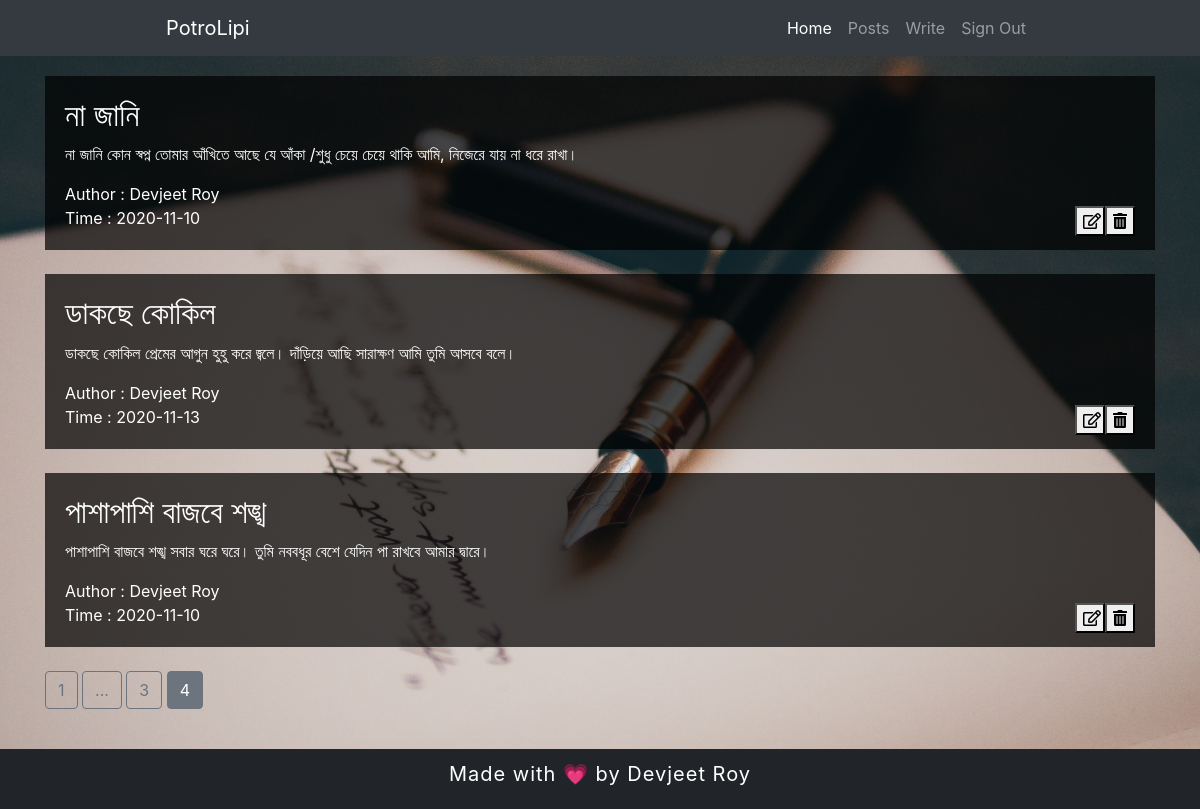
Page /posts?page=4 (signed in) on the committed database.
### main/models.py (models this page shows, shortened)
class Posts(db.Model):
    post_id = db.Column(db.Integer, primary_key=True)
    title = db.Column(db.String(100),nullable=False)
    content = db.Column(db.Text(),nullable=False)
    author = db.Column(db.String(20),nullable=False)
    time = db.Column(db.DateTime(),default=date.today(), onupdate=date.today())

### main/posts/routes.py (the view)
@posts.route("/posts")
@login_required
def readblog():
    if current_user.is_authenticated:
        page = request.args.get('page', 1, type=int)
        posts = Posts.query.order_by(Posts.post_id.desc()).paginate(page=page, per_page=5)
        return render_template("readblog.html",posts=posts)
    else:
        return "<h2>Not Authorized!</h2>"

### main/models.py (called while the page is built)
@login_manager.user_loader
def load_user(user_id):
    return User.query.get(int(user_id))

### main/templates/readblog.html (shortened to what this page needs)
{% extends "layout.html" %}
    {% block content %}
        <div class="container">
            {% if posts.items[0] %}
            {% for i in posts.items: %}
            <div class="post">
                <h2>{{ i.title }}</h2>
                <p>
                    {{ i.content }}
                </p>
                <span>Author : {{ i.author }}</span><br>
                <span>Time : {{ i.time.year }}-{{ i.time.month }}-{{ i.time.day }}</span>
                {% if i.author == current_user.username %}
                <div class="post-button">
                    <form action="{{url_for('posts.update_blog', post_id = i.post_id)}}" method="POST">
                        <button type="submit"><i class="far fa-edit"></i></button>
                    </form>
                    <form action="{{url_for('posts.delete_blog', post_id = i.post_id)}}" method="POST">
                        <button type="submit"><i class="fas fa-trash-alt"></i></button>
                    </form>
                </div>
                {% endif %}
            </div><br>
            {% endfor %}
            {% else %}
                <center>
                    <h2>No post to display! </h2>
                </center>
            {% endif %}
            {% for page_num in posts.iter_pages(left_edge=1,right_edge=1,left_current=1,right_current=2) %}
                {% if page_num %}
                    {% if posts.page == page_num %}
                        <a href="{{url_for('posts.readblog',page=page_num)}}" class="btn btn-secondary">{{ page_num }}</a>
                    {% else %}
                        <a href="{{url_for('posts.readblog',page=page_num)}}" class="btn btn-outline-secondary">{{ page_num }}</a>
                    {% endif %}
                {% else %}
                    <a href="#" class="btn btn-outline-secondary">...</a>
                {% endif %}
            {% endfor %}
        </div>
    {% endblock %}

### main/static/style.css (style rules this page uses)
body { background: url(./mainbg.jpg) no-repeat center fixed; background-size: cover; color: white; }
.container { margin-top: 20px; margin-bottom: 100px; }
.post { background-color: rgba(0, 0, 0, 0.7); padding-left: 20px; padding-right: 20px; padding-bottom: 20px; padding-top: 20px; height: auto; }
.post-button { display:flex; float: right }
.post-button button { height: 30px; width: 30px; }

### rows in the picture
Posts: title "না জানি", content "না জানি কোন স্বপ্ন তােমার আঁখিতে আছে যে আঁকা /শুধু চেয়ে চেয়ে থাকি আমি, নিজেরে যায় না ধরে রাখা।", author "Devjeet Roy", time.year "2020", time.month "11", time.day "10"
Posts: title "ডাকছে কোকিল", content "ডাকছে কোকিল প্রেমের আগুন হুহু করে জ্বলে। দাঁড়িয়ে আছি সারাক্ষণ আমি তুমি আসবে বলে।", author "Devjeet Roy", time.year "2020", time.month "11", time.day "13"
Posts: title "পাশাপাশি বাজবে শঙ্খ", content "পাশাপাশি বাজবে শঙ্খ সবার ঘরে ঘরে। তুমি নববধূর বেশে যেদিন পা রাখবে আমার দ্বারে।", author "Devjeet Roy", time.year "2020", time.month "11", time.day "10"

### other values in the picture
{{ page_num }} "1" "3"
{{ page_num }} "4"
